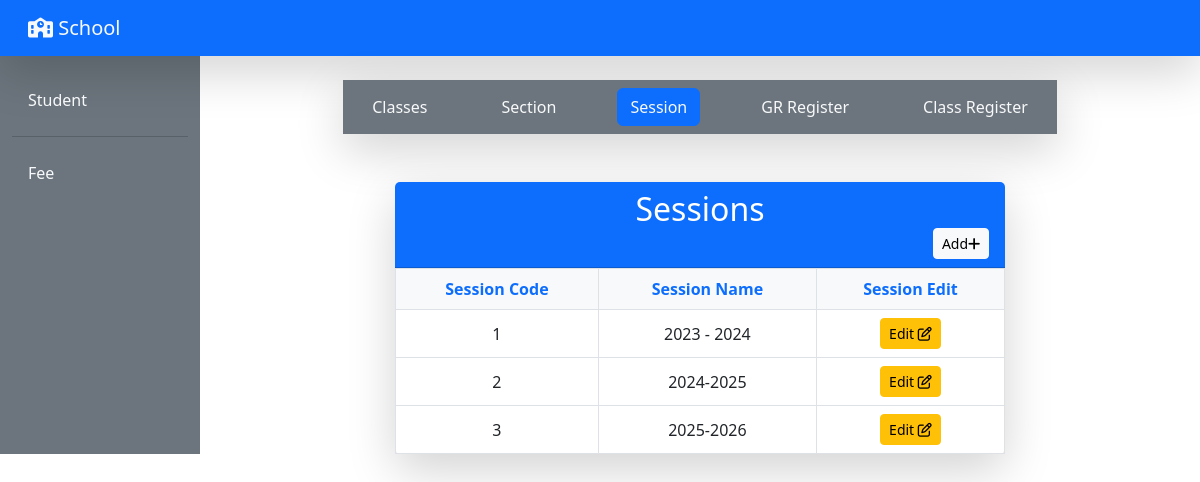
Before: /session/ with the older database file.
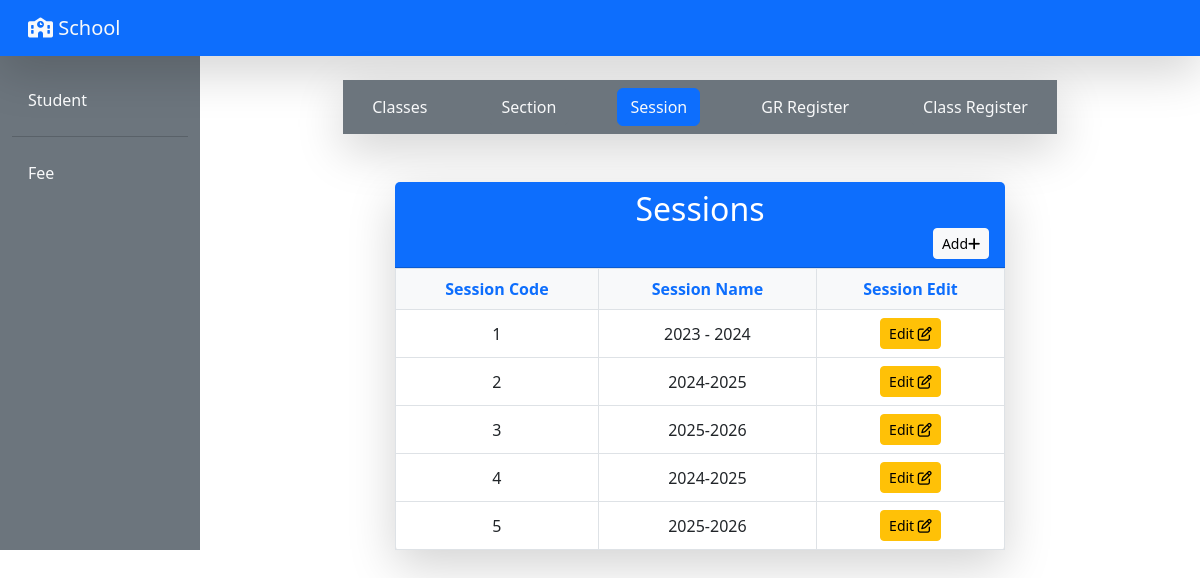
After: the same page with the newer database file.
### student/models.py (models this page shows, shortened)
class Session(models.Model):
    session_code = models.AutoField(primary_key = True)
    session_name = models.CharField(max_length = 200)

### student/views.py (the view)
# urls.py: path('session/', views.session, name = 'session'),
def session(request):
    sessions = Session.objects.all()
    return render(request, 'session/sessions.html', locals())

### student/templates/session/sessions.html (shortened to what this page needs)
{% extends 'front_pages/base2.html' %}
{% block my %}
    <div class="container mt-5">
        <div class="row justify-content-center">
            <div class="col-lg-8 col-md-10">
                <div class="card shadow-lg border-0">
                    <div class="card-header bg-primary text-white">
                        <h2 class="text-center mb-0">Sessions</h2>
                        <a class="btn btn-light btn-sm float-end" href="{% url 'session_add' %}">Add<i class="fa-solid fa-plus"></i></a>
                    </div>
                    <div class="card-body p-0">
                        <table class="table table-hover table-bordered mb-0">
                            <thead class="bg-light">
                                <tr class="text-center">
                                    <th class="text-primary">Session Code</th>
                                    <th class="text-primary">Session Name</th>
                                    <th class="text-primary">Session Edit</th>
                                </tr>
                            </thead>
                            <tbody>
                                {% for sessions in sessions %}
                                    <tr class="text-center align-middle">
                                        <td>{{ sessions.session_code }}</td>
                                        <td>{{ sessions.session_name }}</td>
                                        <td><a class="btn btn-warning btn-sm" href="{% url 'session_edit' sessions.session_code %}">Edit <i class="fa-regular fa-pen-to-square"></i></a></td>
                                    </tr>
                                {% endfor %}
                            </tbody>
                        </table>
                    </div>
                </div>
            </div>
        </div>
    </div>
{% endblock my %}

Changed rows visible on the page:
added Session: session_code "4", session_name "2024-2025"
added Session: session_code "5", session_name "2025-2026"
